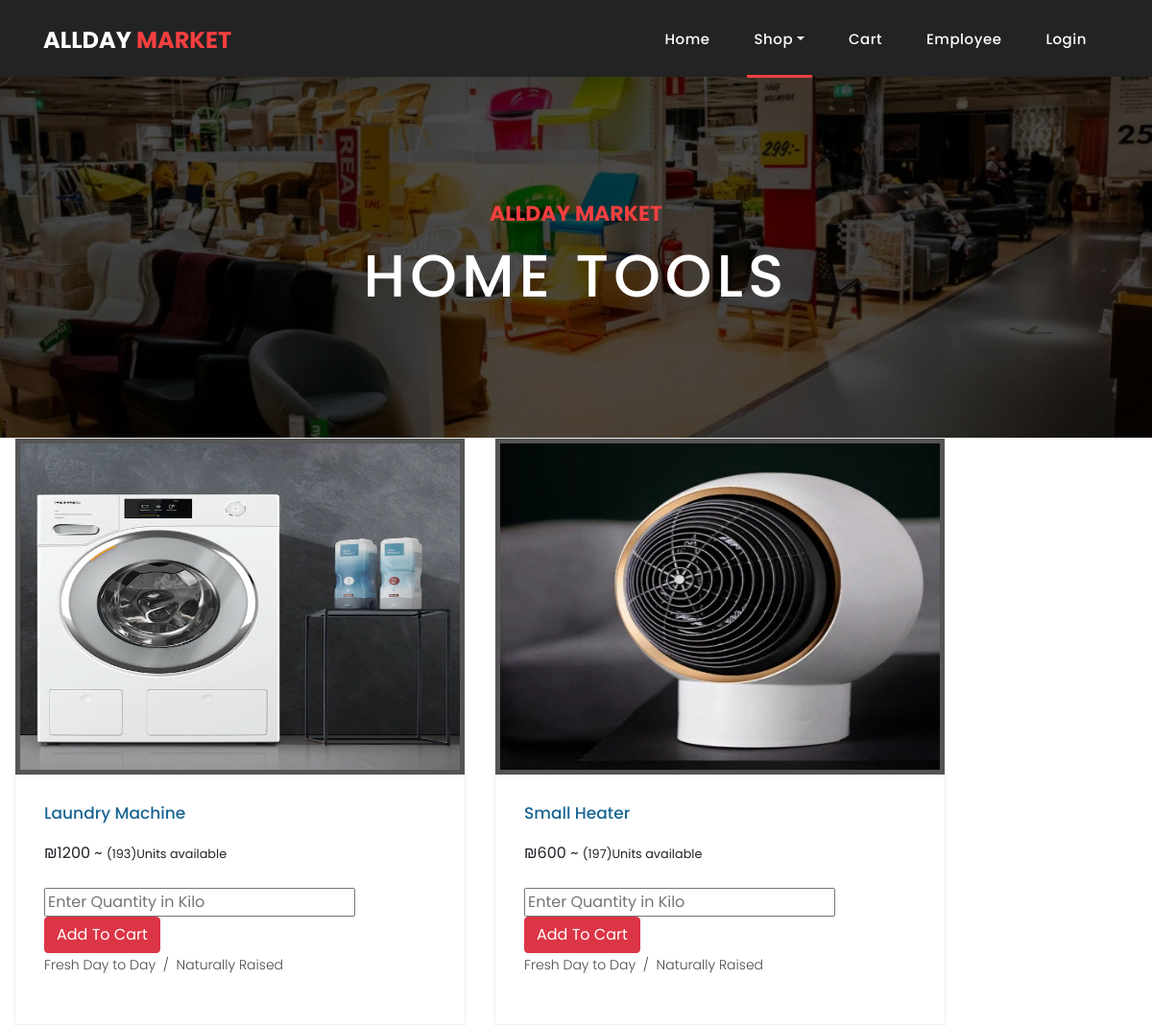
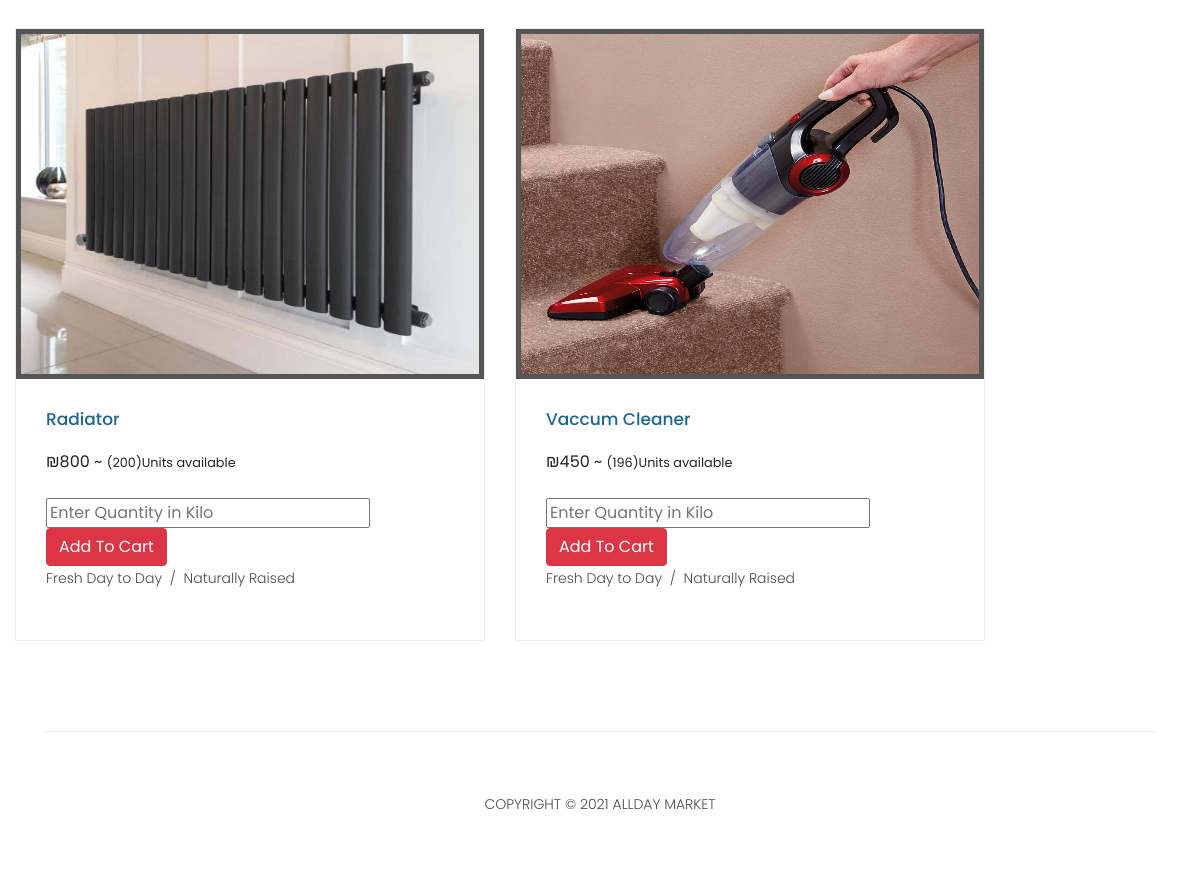
The page /HomeTools.php on the database its author committed (2 pictures, top to bottom).
### tables this page shows
CREATE TABLE `items` (
  `Barcode` int(11) NOT NULL,
  `Name` varchar(25) NOT NULL,
  `Price` int(11) NOT NULL,
  `Department` tinyint(1) NOT NULL,
  `img` varchar(35) NOT NULL,
  `quantity` int(11) NOT NULL,
  `supplierID` int(11) NOT NULL,
  `sellCount` int(11) NOT NULL DEFAULT 0
);

### HomeTools.php (the view, shortened to what this page needs)
<!DOCTYPE html>
<html lang="en">
   <head>
      <link href="vendor/bootstrap/css/bootstrap.min.css" rel="stylesheet">
      <link rel="stylesheet" href="assets/css/fontawesome.css">
      <link rel="stylesheet" href="assets/css/style.css">
      <link rel="stylesheet" href="assets/css/owl.css">
   </head>
   <body>
      <header class="">
         <?php
            if(isset($_SESSION['email'])){
            	if($_SESSION['userType'] == 1){
            $basedir = realpath(__DIR__);
            		include($basedir . '/navbars/navadmin.php');
            	}
            	else{
            $basedir = realpath(__DIR__);
            		include($basedir . '/navbars/navuser.php');
            	}
            }
            else{
            $basedir = realpath(__DIR__);
            include($basedir . '/navbars/navbar.php');
            }
            ?>
      </header>
      <div class="page-heading about-heading header-text" style="background-image: url(assets/images/items/hometools.jpg);">
         <div class="container">
            <div class="row">
               <div class="col-md-12">
                  <div class="text-content">
                     <h4>AllDay Market</h4>
                     <h2>Home Tools</h2>
                  </div>
               </div>
            </div>
         </div>
      </div>
      <div class="col-md-10">
         <div class="row">
            <?php
               include 'db.php';
               $sql = "SELECT * FROM items WHERE Department = 2";
               $stmt= mysqli_stmt_init($conn);
               mysqli_stmt_prepare($stmt,$sql);
               mysqli_stmt_execute($stmt);
               $results=mysqli_stmt_get_result($stmt);
               if(isset($_SESSION['email'])){
               if($_SESSION['email'] === 'admin@allday.com'){
               while ($row=mysqli_fetch_assoc($results))
               {
               $ID = $row['Barcode'];
               $name = $row['Name'];
               $price = $row['Price'];
               $img = $row['img'];
               $qnt = $row['quantity'];
               echo '
               <div class="col-md-6">
               <div class="product-item">
               <a href="#"><img src="'.$img.'" height="350px" width="250px" alt=""></a>
               <div class="down-content">
               <a href="#"><h4>'.$name.'</h4></a>
               ₪'.$price.' ~ <small>('.$qnt.')Units available</small>
               <br><br>
               <a href="editItemForm.php?id='.$ID.'">
               <button class="btn btn-secondary" type="button" class="filled-button" class="editBtn">
               Edit</button>
               </a>
               <form action="updateItem.php" method="post">
               <input type="hidden" name="id" value="'.$ID.'">
               <fieldset>
               <button type="submit" name="itemDel" id="form-submit" class="btn btn-danger">Delete</button>
               </fieldset>
               </form>
               <p>Fresh Day to Day &nbsp;/&nbsp; Naturally Raised</p>
               </div>
               </div>
               </div>
               ';
               }
               }
               else{
               while ($row=mysqli_fetch_assoc($results))
               {
               $ID = $row['Barcode'];
               $name = $row['Name'];
               $price = $row['Price'];
               $img = $row['img'];
               $qnt = $row['quantity'];
               echo '
               <div class="col-md-6">
               <div class="product-item">
               <a href="#"><img src="'.$img.'" height="350px" width="250px" alt=""></a>
               <div class="down-content">
               <a href="#"><h4>'.$name.'</h4></a>
               ₪'.$price.' ~ <small>('.$qnt.')Units available</small>
               <br><br>
               <form id="qnt'.$ID.'">
               <input type="text" placeholder="Enter Quantity in Kilo" name="qty" required>
               <button class="btn btn-danger" type="button" onclick= add('.$ID.') class="filled-button" class="add2cart">Add To Cart</button></h6>
               </form>
               <p>Fresh Day to Day &nbsp;/&nbsp; Naturally Raised</p>
               </div>
               </div>
               </div>
               ';
               }
               }
               }
               else{
               while ($row=mysqli_fetch_assoc($results))
               {
               $id = $row['Barcode'];
               $name = $row['Name'];
               $price = $row['Price'];
               $img = $row['img'];
               $qnt = $row['quantity'];
               echo '
               <div class="col-md-6">
               <div class="product-item">
               <a href="#"><img src="'.$img.'" height="350px" width="250px" alt=""></a>
               <div class="down-content">
               <a href="#"><h4>'.$name.'</h4></a>
               ₪'.$price.' ~ <small>('.$qnt.')Units available</small>
               <br><br>
               <form id="qnt'.$id.'">
               <input type="text" placeholder="Enter Quantity in Kilo" name="qty" required>
               <button class="btn btn-danger" type="button" onclick= add('.$id.') class="filled-button" class="add2cart">Add To Cart</button></h6>
               </form>
               <p>Fresh Day to Day &nbsp;/&nbsp; Naturally Raised</p>
               </div>
               </div>
               </div>
               ';
               }
               }
               ?>
         </div>
      </div>
      <footer>
         <div class="container">
            <div class="row">
               <div class="col-md-12">
                  <div class="inner-content">
                     <p>Copyright © 2021 AllDay Market</p>
                  </div>
               </div>
            </div>
         </div>
      </footer>
   </body>
</html>

### assets/css/style.css (style rules this page uses)
body { font-family: 'Poppins', sans-serif; overflow-x: hidden; text-rendering: optimizeLegibility; -webkit-font-smoothing: antialiased; -moz-osx-font-smoothing: grayscale; }
p { margin-bottom: 0px; font-size: 14px; font-weight: 300; color: #4a4a4a; line-height: 24px; }
a { text-decoration: none!important; }
h1,h2,h3,h4,h5,h6 { margin: 0px; }
.page-heading { padding: 210px 0px 130px 0px; text-align: center; background-position: center center; background-repeat: no-repeat; background-size: cover; }
.page-heading .text-content h4 { color: #f33f3f; font-size: 22px; text-transform: uppercase; font-weight: 700; margin-bottom: 15px; }
.page-heading .text-content h2 { color: #fff; font-size: 62px; text-transform: uppercase; letter-spacing: 5px; }
header { position: absolute; z-index: 99999; width: 100%; height: 80px; background-color: #232323; -webkit-transition: all 0.3s ease-in-out 0s; -moz-transition: all 0.3s ease-in-out 0s; -o-transition: all 0.3s ease-in-out 0s; transition: all 0.3s ease-in-out 0s; }
.product-item { border: 1px solid #eee; margin-bottom: 30px; }
.product-item .down-content { padding: 30px; position: relative; }
.product-item img { width: 100%; overflow: hidden; }
.product-item .down-content h4 { font-size: 17px; color: #1a6692; margin-bottom: 20px; }
.product-item .down-content p { margin-bottom: 20px; }
footer { text-align: center; }
footer .inner-content { border-top: 1px solid #eee; margin-top: 60px; padding: 60px 0px; }
footer .inner-content p { text-transform: uppercase; }
.page-heading { position:relative; }
.page-heading:before { content:''; position:absolute; top:0; left:0; bottom:0; right:0; background-color:rgba(0,0,0,.7); }
.page-heading .container { position:relative; z-index: 2; }

### HomeTools.php (style rules this page uses)
img { border: 5px solid #555; }

### rows shown on the page
items: img (picture), Name "Laundry Machine", Price "1200", quantity "193"
items: img (picture), Name "Small Heater", Price "600", quantity "197"
items: img (picture), Name "Radiator", Price "800", quantity "200"
items: img (picture), Name "Vaccum Cleaner", Price "450", quantity "196"
